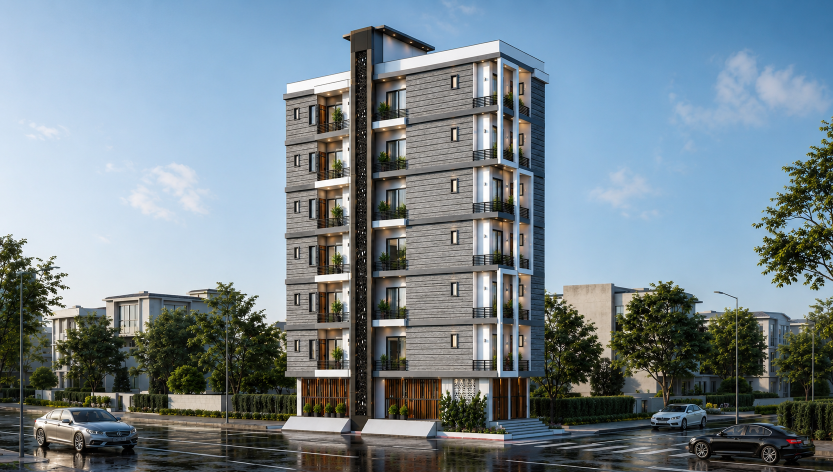
#> input picture images/photos/about-carousel/01-ayati-residency-street.png, 1666 x 944 px (shown at 1/2 size)
$ python uniform-gallery-frames.py
#> lines starting #> are read from the running program, lines starting #| are printed output that depends on the picture
#!/usr/bin/env python3
"""Pad gallery images to uniform 16:9 using edge reflection — original pixels untouched."""

from __future__ import annotations

from pathlib import Path

import numpy as np
from PIL import Image

ROOT = Path(__file__).resolve().parents[1]
SRC_DIR = ROOT / 'images/photos/about-carousel'
OUT_DIR = SRC_DIR / 'uniform'
TARGET_W, TARGET_H = 1920, 1080

FILES = [
    '01-ayati-residency-street.png',
    '03-aadhya-residency-2.png',
    '04-ayati-green-day.png',
    '05-ayati-green-zoom.jpg',
    '10-aadya-homes.jpeg',
]


def uniform_frame(src: Path, dst: Path) -> None:
    im = Image.open(src).convert('RGB')
#> im is the input picture: PIL image 1666x944 RGB; mean R, G, B 118.1, 133, 141.6
    w, h = im.size
#> w = 1666; h = 944
    scale = min(TARGET_W / w, TARGET_H / h)
#> scale = 1.14
    new_w = max(1, round(w * scale))
#> new_w = 1906
    new_h = max(1, round(h * scale))
#> new_h = 1080
    resized = im.resize((new_w, new_h), Image.Resampling.LANCZOS)

    pad_left = (TARGET_W - new_w) // 2
#> pad_left = 7
    pad_right = TARGET_W - new_w - pad_left
#> pad_right = 7
    pad_top = (TARGET_H - new_h) // 2
#> pad_top = 0
    pad_bottom = TARGET_H - new_h - pad_top
#> pad_bottom = 0

    arr = np.array(resized)
    padded = np.pad(
        arr,
        ((pad_top, pad_bottom), (pad_left, pad_right), (0, 0)),
        mode='reflect',
    )
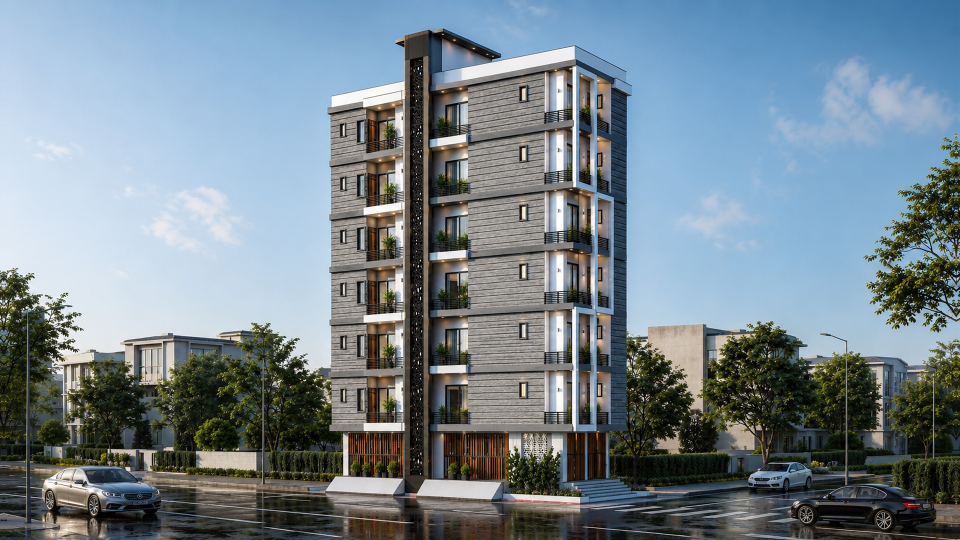
#> padded: shape (1080, 1920, 3) (shown at 1/2 size); mean R, G, B 118, 132.9, 141.5
    padded = padded[:TARGET_H, :TARGET_W]

    if dst.suffix.lower() in {'.jpg', '.jpeg'}:
        Image.fromarray(padded).save(dst, 'JPEG', quality=90, optimize=True)
    else:
        Image.fromarray(padded).save(dst, 'PNG', optimize=True)


def main() -> None:
    OUT_DIR.mkdir(exist_ok=True)
    for name in FILES:
        src = SRC_DIR / name
        stem = Path(name).stem
        out_ext = '.jpg' if name.lower().endswith(('.jpg', '.jpeg')) else '.png'
        dst = OUT_DIR / f'{stem}-16x9{out_ext}'
        uniform_frame(src, dst)
        print(f'Wrote {dst.relative_to(ROOT)} ({TARGET_W}x{TARGET_H})')
#> pass 2 of the loop in main, `for name in FILES:`:
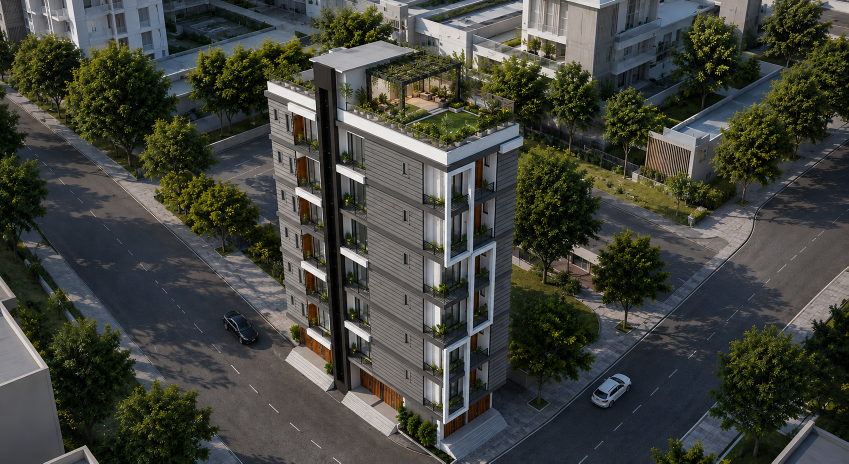
#> input picture images/photos/about-carousel/03-aadhya-residency-2.png, 1697 x 927 px (shown at 1/2 size)
#> in uniform_frame, im is the input picture: PIL image 1697x927 RGB; mean R, G, B 65.8, 67.8, 60.6
#> resized: PIL image 1920x1049 RGB
#> in uniform_frame (call 2), `padded = np.pad( arr, ((pad_top, pad_bottom), (pad_left, pad_right), (..`:
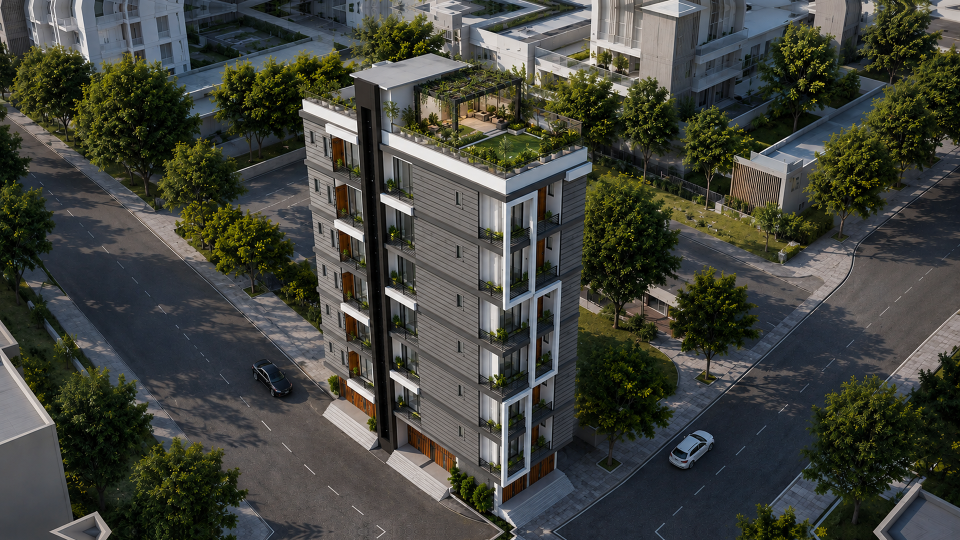
#> padded: shape (1080, 1920, 3) (shown at 1/2 size); mean R, G, B 66.1, 68.1, 61.1
#> pass 3 of the loop in main, `for name in FILES:`:
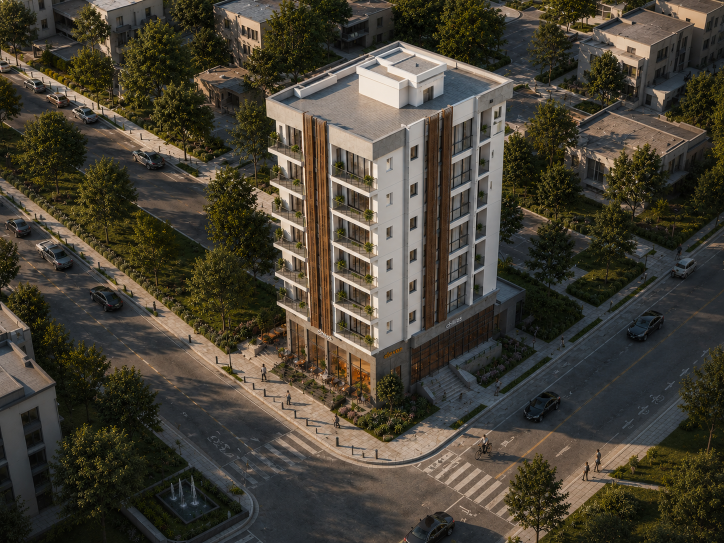
#> input picture images/photos/about-carousel/04-ayati-green-day.png, 1448 x 1086 px (shown at 1/2 size)
#> in uniform_frame, im is the input picture: PIL image 1448x1086 RGB; mean R, G, B 69.7, 64.5, 52.9
#> resized: PIL image 1440x1080 RGB
#> in uniform_frame (call 3), `padded = np.pad( arr, ((pad_top, pad_bottom), (pad_left, pad_right), (..`:
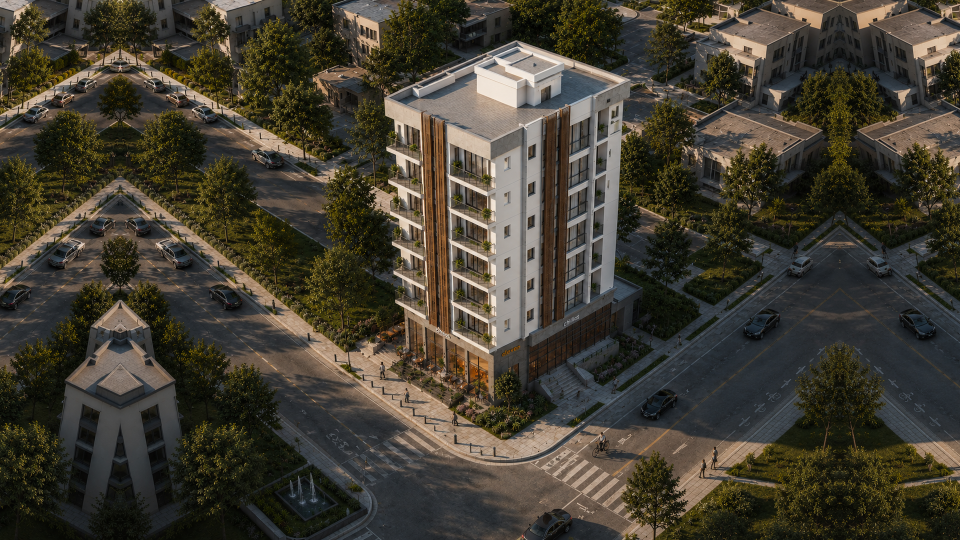
#> padded: shape (1080, 1920, 3) (shown at 1/2 size); mean R, G, B 66, 61.3, 49.7
#> the loop made 5 passes; the first 3 are shown


if __name__ == '__main__':
    main()
